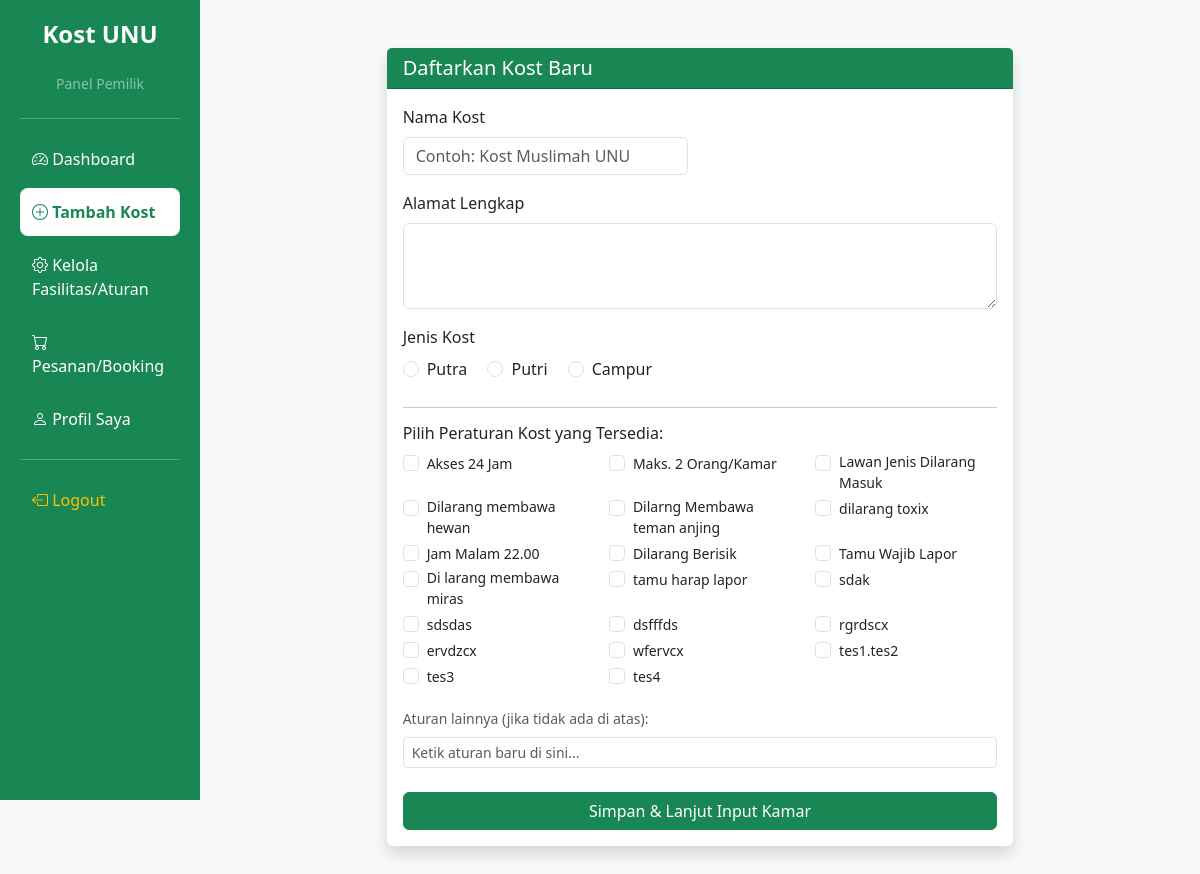
The page /pemilik/tambah_kost.php (signed in) on the database its author committed.
### tables this page shows
CREATE TABLE `master_peraturan` (
  `id_master_peraturan` int NOT NULL,
  `nama_peraturan` varchar(255) NOT NULL,
  `kategori` enum('Kost','Kamar') DEFAULT 'Kost',
  `id_pemilik` int DEFAULT NULL
);

### pemilik/tambah_kost.php (the view, shortened to what this page needs)
<?php
include '../koneksi.php';
?>
<!DOCTYPE html>
<html lang="id">
<head>
    <link href="https://cdn.jsdelivr.net/npm/bootstrap@5.3.0/dist/css/bootstrap.min.css" rel="stylesheet">
    <link rel="stylesheet" href="https://cdn.jsdelivr.net/npm/bootstrap-icons@1.11.1/font/bootstrap-icons.css">
</head>
<body class="bg-light">
    <div class="container-fluid">
        <div class="row">
            <?php include 'sidebar.php'; ?>
            <div class="col-md-10 content-area">
                <div class="container my-5">
                    <div class="row justify-content-center">
                        <div class="col-md-8">
                            <div class="card shadow border-0">
                                <div class="card-header bg-success text-white">
                                    <h5 class="mb-0">Daftarkan Kost Baru</h5>
                                </div>
                                <div class="card-body">
                                    <form method="POST">
                                        <div class="row mb-3">
                                            <div class="col-md-6">
                                                <label class="form-label">Nama Kost</label>
                                                <input type="text" name="nama_kost" class="form-control" placeholder="Contoh: Kost Muslimah UNU" required>
                                            </div>
                                        </div>
                                        <div class="mb-3">
                                            <label class="form-label">Alamat Lengkap</label>
                                            <textarea name="alamat" class="form-control" rows="3" required></textarea>
                                        </div>
                                        <div class="mb-4">
                                            <label class="form-label">Jenis Kost</label><br>
                                            <div class="form-check form-check-inline">
                                                <input class="form-check-input" type="radio" name="jenis_kost" value="Putra" required> Putra
                                            </div>
                                            <div class="form-check form-check-inline">
                                                <input class="form-check-input" type="radio" name="jenis_kost" value="Putri"> Putri
                                            </div>
                                            <div class="form-check form-check-inline">
                                                <input class="form-check-input" type="radio" name="jenis_kost" value="Campur"> Campur
                                            </div>
                                        </div>
                                        <hr>
                                        <h6>Pilih Peraturan Kost yang Tersedia:</h6>
                                        <div class="row mb-3">
                                            <?php
                                            $res_p = mysqli_query($conn, "SELECT * FROM master_peraturan");
                                            while ($p = mysqli_fetch_assoc($res_p)):
                                            ?>
                                                <div class="col-md-4">
                                                    <div class="form-check">
                                                        <input class="form-check-input" type="checkbox" name="peraturan[]" value="<?= $p['id_master_peraturan'] ?>">
                                                        <label class="form-check-label small"><?= $p['nama_peraturan'] ?></label>
                                                    </div>
                                                </div>
                                            <?php endwhile; ?>
                                        </div>
                                        <div class="mb-4">
                                            <label class="form-label small text-muted">Aturan lainnya (jika tidak ada di atas):</label>
                                            <input type="text" name="peraturan_baru" class="form-control form-control-sm" placeholder="Ketik aturan baru di sini...">
                                        </div>
                                        <div class="d-grid">
                                            <button type="submit" name="simpan_kost" class="btn btn-success">Simpan & Lanjut Input Kamar</button>
                                        </div>
                                    </form>
                                </div>
                            </div>
                        </div>
                    </div>
                </div>
            </div>
        </div>
</body>
</html>

### pemilik/sidebar.php (style rules this page uses)
.col-md-10 { margin-left: 16.666667%; }

### rows shown on the page
master_peraturan: nama_peraturan "Akses 24 Jam"
master_peraturan: nama_peraturan "Maks. 2 Orang/Kamar"
master_peraturan: nama_peraturan "Lawan Jenis Dilarang Masuk"
master_peraturan: nama_peraturan "Dilarang membawa hewan"
master_peraturan: nama_peraturan "Dilarng Membawa teman anjing"
master_peraturan: nama_peraturan "dilarang toxix"
master_peraturan: nama_peraturan "Jam Malam 22.00"
master_peraturan: nama_peraturan "Dilarang Berisik"
master_peraturan: nama_peraturan "Tamu Wajib Lapor"
master_peraturan: nama_peraturan "Di larang membawa miras"
master_peraturan: nama_peraturan "tamu harap lapor"
master_peraturan: nama_peraturan "sdak"
master_peraturan: nama_peraturan "sdsdas"
master_peraturan: nama_peraturan "dsfffds"
master_peraturan: nama_peraturan "rgrdscx"
master_peraturan: nama_peraturan "ervdzcx"
master_peraturan: nama_peraturan "wfervcx"
master_peraturan: nama_peraturan "tes1.tes2"
master_peraturan: nama_peraturan "tes3"
master_peraturan: nama_peraturan "tes4"
